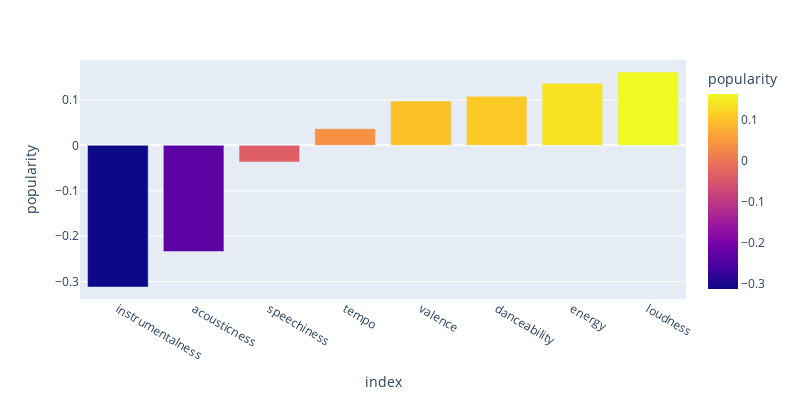

Notebook code cell kept with this figure:
### Code cell
df_genre_corr = pd.DataFrame(df.corr()['popularity'][feature_list[:]]).reset_index().sort_values(by="popularity")
fig = px.bar(df_genre_corr, x="index", y="popularity", color="popularity", width=800, height=400)
fig.show()

### Figure 1 — Plotly figure (JSON) as saved in the notebook; plotly's stock layout.template omitted (floating-point values rounded to 4 significant figures)
{"data": [{"alignmentgroup": "True", "hovertemplate": "index=%{x}<br>popularity=%{marker.color}<extra></extra>", "legendgroup": "", "marker": {"color": [-0.312, -0.2337, -0.03646, 0.03679, 0.09757, 0.1079, 0.1367, 0.1616], "coloraxis": "coloraxis"}, "name": "", "offsetgroup": "", "orientation": "v", "showlegend": false, "textposition": "auto", "type": "bar", "x": ["instrumentalness", "acousticness", "speechiness", "tempo", "valence", "danceability", "energy", "loudness"], "xaxis": "x", "y": [-0.312, -0.2337, -0.03646, 0.03679, 0.09757, 0.1079, 0.1367, 0.1616], "yaxis": "y"}], "layout": {"barmode": "relative", "coloraxis": {"colorbar": {"title": {"text": "popularity"}}, "colorscale": [[0, "#0d0887"], [0.1111, "#46039f"], [0.2222, "#7201a8"], [0.3333, "#9c179e"], [0.4444, "#bd3786"], [0.5556, "#d8576b"], [0.6667, "#ed7953"], [0.7778, "#fb9f3a"], [0.8889, "#fdca26"], [1, "#f0f921"]]}, "height": 400, "legend": {"tracegroupgap": 0}, "margin": {"t": 60}, "width": 800, "xaxis": {"anchor": "y", "domain": [0, 1], "title": {"text": "index"}}, "yaxis": {"anchor": "x", "domain": [0, 1], "title": {"text": "popularity"}}}}
